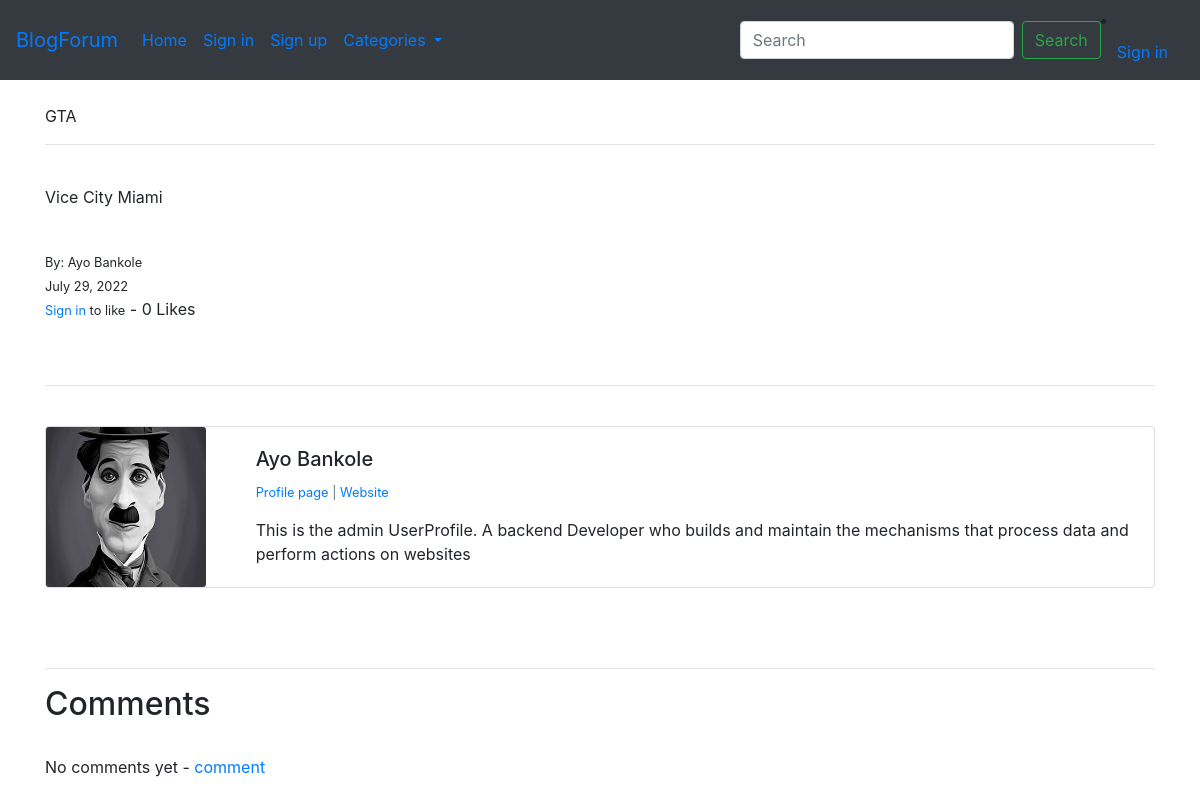
The app's page /article/10 with its own data.
### theblog/models.py (models this page shows, shortened)
class Post(models.Model):
	title = models.CharField(max_length=255)
	title_tag = models.CharField(max_length=255, default="BlogForum")
	header_image = models.ImageField(null=True, blank=True, upload_to="images/")
	author = models.ForeignKey(User, on_delete=models.CASCADE)
	body = RichTextField(blank=True, null=True)
	post_date = models.DateField(auto_now_add=True)
	category = models.CharField(max_length=255, default='entertainment')
	snippet = models.CharField(max_length=255)
	likes = models.ManyToManyField(User, default=None, blank=True, related_name='likes')
	def total_likes(self):
		return self.likes.count()

class Profile(models.Model):
	user = models.OneToOneField(User, null=True, on_delete=models.CASCADE)
	bio = models.TextField()
	profile_pic = models.ImageField(null=True, blank=True, upload_to="images/profile")
	website_url = models.CharField(max_length=255, null=True, blank=True)
	facebook_url = models.CharField(max_length=255, null=True, blank=True)
	twitter_url = models.CharField(max_length=255, null=True, blank=True)
	instagram_url = models.CharField(max_length=255, null=True, blank=True)
	linkedIn_url = models.CharField(max_length=255, null=True, blank=True)

### theblog/views.py (the view)
# urls.py: path('article/<int:pk>', ArticleDetailView.as_view(), name="article-detail"),
class ArticleDetailView(DetailView):
	model = Post
	template_name = 'article_details.html'
	def get_context_data(self, *args, **kwargs):
		cat_menu = Category.objects.all()
		context = super(ArticleDetailView, self).get_context_data(*args, **kwargs)
		stuff = get_object_or_404(Post, id=self.kwargs['pk'])
		total_likes = stuff.total_likes()
		liked = False
		if stuff.likes.filter(id=self.request.user.id).exists():
			liked = True
		context["cat_menu"] = cat_menu
		context["total_likes"] = total_likes
		context["liked"] = liked
		return context

### theblog/models.py (called while the page is built)
	def __str__(self):
		return self.name

### theblog/templates/article_details.html (shortened to what this page needs)
{% extends 'base.html' %}
{% load static %}
{% block content %}
		<h1>{{ post.title }}</h1> <br/>
		<hr>
		<br/>
		{{ post.body|safe }} <br/>
		<small>By: {{ post.author.first_name }}
			{{ post.author.last_name }} <br/>
			{{ post.post_date }}</small><br/>
		<form action="{% url 'like_post' post.pk %}" method="POST">
		{% if user.is_authenticated %}
			{% if liked %}
				<button type="submit", name="post_id", value="{{ post.id }}", class="btn btn-danger btn-sm">Unlike</button>
			{% else %}
				<button type="submit", name="post_id", value="{{ post.id }}", class="btn btn-primary btn-sm">Like</button>
			{% endif %}
		{% else %}
		 	<small> <a href="{% url 'login' %}">Sign in</a> to like</small>
		{% endif %}
			- {{ total_likes }} Likes
		</form>
		<br/>
		<br/>
		<hr>
		<br/>
<div class="card mb-3">
	<div class="row no-gotters">
		<div class="col-md-2">
{% if post.author.profile.profile_pic %}
      <img src="{{ post.author.profile.profile_pic.url }}" class="card-img">
{% else %}
	  <img src="{% static 'theblog/images/default-user-icon-8.jpg' %}" class="card-img">
{% endif %}
    </div>
    <div class="col-md-10">
      <div class="card-body">
        <h5 class="card-title">{{ post.author.first_name }}
			{{ post.author.last_name }}</h5>
		<p class="small text-muted">
			<a href="#">Profile page</a>
			{% if  post.author.profile.website_url %}
				| <a href="{{ post.author.profile.website_url }}">Website<a/>
			{% endif %}
		</p>
        <p class="card-text">{{ post.author.profile.bio }}</p>
      </div>
    </div>
  </div>
</div>
<br/><br/>
		<hr>
		<h2>Comments</h2>
		<br/>
		{% if not posts.comments.all %}
				No comments yet - <a href="{% url 'add_comment' post.pk %}">comment</a><br/><br/>
		{% endif %}
<br/><br/>
{% endblock %}

### records on screen
Post: title "GTA", body "Vice City Miami", author.first_name "Ayo", author.last_name "Bankole", post_date "July 29, 2022", author.profile.profile_pic (picture), author.profile.bio "This is the admin UserProfile. A backend Developer who builds and maintain the mechanisms that process data and perform actions on websites"

### other values on screen
{{ total_likes }} "0"
